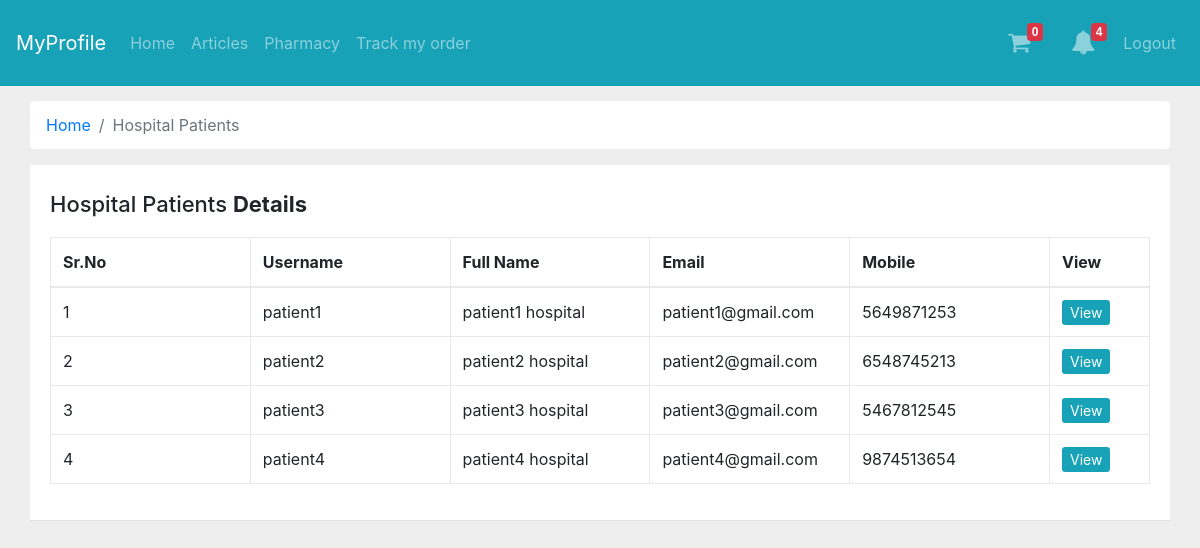
Screenshot of /hospital-patients/ (signed in) with the database file from the repository.
### mainapp/models.py (models this page shows, shortened)
class User(AbstractUser):
    user_mobile = models.IntegerField(null=True)
    user_address = models.TextField(verbose_name='Address', blank=True, null=True)
    user_image = models.ImageField(blank=True, null=True, upload_to='profileimages/', )
    is_hospital_staff = models.BooleanField(verbose_name="Hospital Staff", default=False, )
    is_patient = models.BooleanField(verbose_name="Patient", default=False, )
    is_doctor = models.BooleanField(verbose_name="Doctor", default=False, )
    objects = UserManager()
    class Meta:
        verbose_name_plural = '1. Users'

### mainapp/views.py (the view)
# urls.py: path('hospital-patients/', views.hospital_patients, name='hospital-patients'),
def hospital_patients(request):
    objnotify = allnotification(request)
    users_patient = User.objects.filter(is_patient=True)
    context = {'users_patient': users_patient, 'objnotify': objnotify}
    return render(request, 'hospital_patients.html', context)

### mainapp/views.py (called while the page is built, shortened)
def allnotification(request):
    ptosns = None
    stopns = None
    stodns = None
    dtopns = None
    ncount = None
    if request.user.is_staff or request.user.is_hospital_staff:
        ptosns = PtoSNotification.objects.all()
        if ptosns:
            ncount = ptosns.count()
    if request.user.is_doctor:
        stodns = StoDNotification.objects.filter(doctor=request.user.username)
        if stodns:
            ncount = stodns.count()
    return {'ptosns': ptosns,
            'stopns': stopns,
            'stodns': stodns,
            'dtopns': dtopns,
            'ncount': ncount}

### templates/hospital_patients.html (shortened to what this page needs)
{% extends "base.html" %}
{%block maincontent%}
<div class="container-fluid">
    <div class="main-body">
        <nav aria-label="breadcrumb" class="main-breadcrumb ">
            <ol class="breadcrumb b-bg-c">
                <li class="breadcrumb-item"><a href="{%url 'index'%}">Home</a></li>
                <li class="breadcrumb-item active" aria-current="page">Hospital Patients</li>
            </ol>
        </nav>
        <div class="table-wrapper">
            <div class="table-title">
                <div class="row">
                    <div class="col-sm-8">
                        <h2>Hospital Patients <b>Details</b></h2>
                    </div>
                    <div class="col-sm-4">
                    </div>
                </div>
            </div>
            <table class="table table-bordered">
                <thead>
                    <tr>
                        <th>Sr.No</th>
                        <th>Username</th>
                        <th>Full Name</th>
                        <th>Email</th>
                        <th>Mobile</th>
                        <th>View</th>
                    </tr>
                </thead>
                <tbody>
                    {%for user_patient in users_patient %}
                    <tr>
                        <td>{{forloop.counter}}</td>
                        <td>{{user_patient.username}}</td>
                        <td>{{user_patient.first_name}} {{user_patient.last_name}}</td>
                        <td>{{user_patient.email}}</td>
                        <td>{{user_patient.user_mobile}}</td>
                        <td>
                            <a class="btn-sm btn-info" href="{%url 'user_profile' user_patient.id %}">View</a>
                        </td>
                    </tr>
                    {%endfor%}
                </tbody>
            </table>
        </div>
    </div>
</div>
{%endblock%}

### templates/base.html (style rules this page uses)
.b-bg-c { background-color: white; }

### templates/hospital_patients.html (style rules this page uses)
body { background: #eee; }
.main-body { padding: 15px; }
.table-wrapper { width: 100%; margin: auto; background: #fff; padding: 20px; box-shadow: 0 1px 1px rgba(0, 0, 0, .05); }
.table-title { padding-bottom: 10px; margin: 0 0 10px; }
.table-title h2 { margin: 6px 0 0; font-size: 22px; }
table.table { table-layout: fixed; }
table.table tr th, table.table tr td { border-color: #e9e9e9; }
table.table th:last-child { width: 100px; }

### rows the page displays
User: username "patient1", first_name "patient1", last_name "hospital", email "patient1@gmail.com", user_mobile "5649871253"
User: username "patient2", first_name "patient2", last_name "hospital", email "patient2@gmail.com", user_mobile "6548745213"
User: username "patient3", first_name "patient3", last_name "hospital", email "patient3@gmail.com", user_mobile "5467812545"
User: username "patient4", first_name "patient4", last_name "hospital", email "patient4@gmail.com", user_mobile "9874513654"

### other values shown
{{ objnotify.ncount }} "4"
